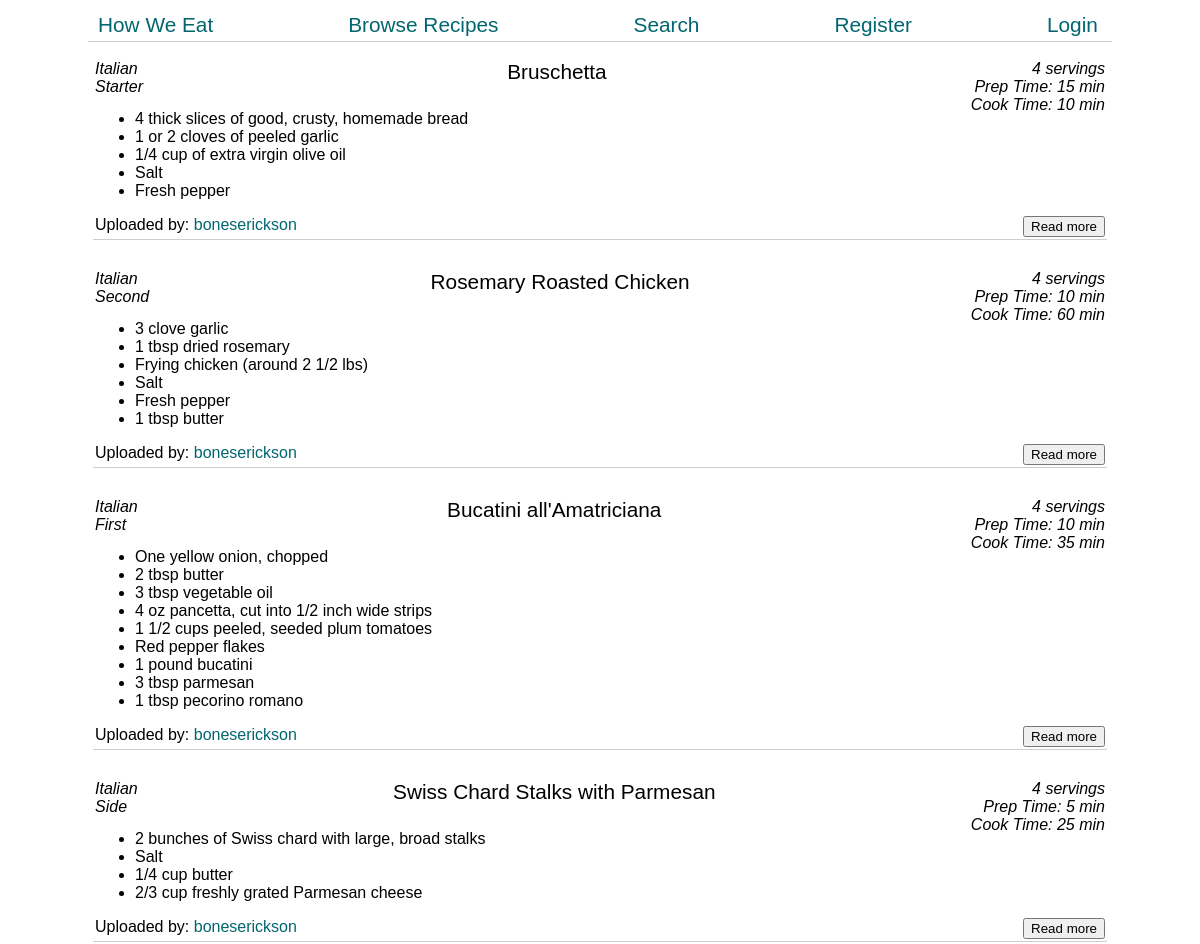
Before: / (upper part) with the older database file.
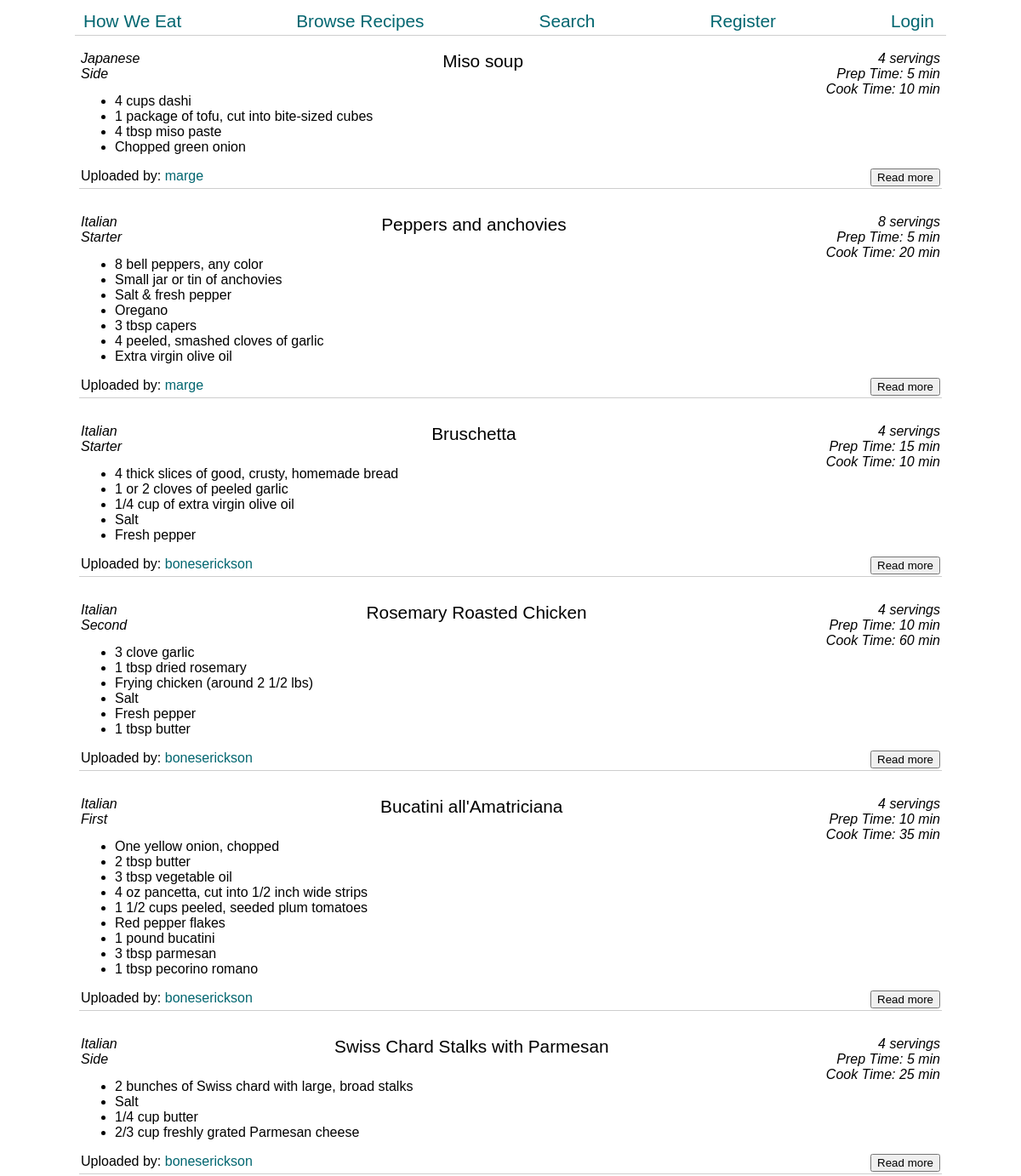
After: the same page with the newer database file.
### cooking/models.py (models this page shows, shortened)
class RecipeItem(models.Model):
    name = models.CharField(max_length=100)
    image = models.ImageField(blank=True, upload_to='images/')
    prep_time = models.IntegerField()
    cook_time = models.IntegerField()
    servings = models.IntegerField()
    ingredients = models.TextField()
    directions = models.TextField()
    course = models.CharField(max_length=30)
    cuisine = models.CharField(max_length=30)
    creator = models.ForeignKey(User, on_delete=models.CASCADE)

class User(AbstractUser):
    pass

### cooking/views.py (the view)
# urls.py: path('', views.index, name="index"),
def index(request):
    recipe_items = RecipeItem.objects.all().order_by('-id')[:10]
    for recipe_item in recipe_items:
        recipe_item.ingredients = markdown2.markdown(recipe_item.ingredients)
        recipe_item.directions = markdown2.markdown(recipe_item.directions)
    return render(request, "cooking/index.html", {
        "recipe_items": recipe_items
    })

### cooking/templates/cooking/index.html (shortened to what this page needs)
{% extends "cooking/layout.html" %}
{% load static %}
{% block body %}
<div class="index-body">
    <div class="recipe-container">
    {% for recipe_item in recipe_items %}
        <div class="recipe-box hide" id="recipe-box">
            <div class="recipe-summary">
                <div class="recipe-cuisine">{{ recipe_item.cuisine }}</div>
                <div class="recipe-course">{{ recipe_item.course }}</div>
            </div>
            <div class="recipe-data">
                <div class="recipe-servings">{{ recipe_item.servings }} servings</div>
                <div class="recipe-prep">Prep Time: {{ recipe_item.prep_time }} min</div>
                <div class="recipe-cook">Cook Time: {{ recipe_item.cook_time }} min</div>
            </div>
            <div class="recipe-details">
                <div class="recipe-name">{{ recipe_item.name }}</div>
                <div class="recipe-ingredients">{{ recipe_item.ingredients|safe }}</div>
                <div class="recipe-creator">Uploaded by: <a href="{% url 'profile' recipe_item.creator %}">{{ recipe_item.creator }}</a>
                </div>
                <button class="read-more">Read more</button>
            </div>
        </div>
    {% endfor %}
    </div>
</div>
{% endblock %}

### cooking/templates/cooking/layout.html (shortened to what this page needs)
{% load static %}
<!DOCTYPE html>
<html lang="en">
    <head>
        <link href="{% static 'cooking/styles.css' %}" rel="stylesheet">
    </head>
    <body>
        <header class="nav-container">
            <nav class="nav-bar">
                <ul class="nav-links">
                    <a class="site-header" href="{% url 'index' %}">How We Eat</a>
                    <li class="nav-item"><a href="{% url 'browse' %}">Browse Recipes</a></li>
                    <li class="nav-item"><a href="{% url 'search' %}">Search</a></li>
                    {% if user.is_authenticated %}
                    <li class="nav-item"><a href="{% url 'logout' %}">Logout</a></li>
                    <li class="nav-item"><a href="{% url 'profile' request.user %}">{{ request.user }}</a></li>
                    {% else %}
                    <li class="nav-item"><a href="{% url 'register' %}">Register</a></li>
                    <li class="nav-item"><a href="{% url 'login' %}">Login</a></li>
                    {% endif %}
                </ul>
            </nav>
    </header>
        <div class="body">
            {% block body %}
            {% endblock %}
        </div>
    </body>
</html>

### cooking/static/cooking/styles.css (style rules this page uses)
body { font-family: Arial, Helvetica, sans-serif; margin: 0; padding: 0; min-width: 400px; }
a { text-decoration: none; }
a:link, a:visited { color: #026670; }
button { font-family: inherit; }
.nav-container { display: flex; justify-content: center; align-items: center; height: 50px; }
.nav-bar { width: 1024px; border-bottom: 1px solid rgb(206, 206, 206) }
.nav-links { margin: 0 10px; padding: 0.2em 0.2em 0.2em 0; display: flex; justify-content: space-between; flex-wrap: wrap; font-size: 1.3em;; list-style: none; }
.nav-item { display: flex; padding-left: .4em; }
.index-body { display: flex; justify-content: center; }
.recipe-container { display: flex; width: 1024px; justify-content: center; flex-direction: column; }
.recipe-box { margin: 5px 5px 20px 5px; padding: 5px 2px 2px 2px; border-bottom: 1px solid rgb(206, 206, 206); animation-name: hide; animation-duration: .4s; animation-fill-mode: backwards; animation-play-state: paused; }
.recipe-summary { float: left; font-style: italic; }
.recipe-data { float: right; text-align: right; font-style: italic; }
.recipe-name { text-align: center; font-size: 1.3em; }
.recipe-ingredients { padding-top: 10px; }
.recipe-creator { clear: both; display: inline; }
.read-more { clear: both; display: inline; float: right; }

Changed rows visible on the page:
added RecipeItem: cuisine "Japanese", course "Side", servings "4", prep_time "5", cook_time "10", name "Miso soup", ingredients "4 cups dashi 1 package of tofu, cut into bite-sized cubes 4 tbsp miso paste Chopped green onion", creator "marge"
added RecipeItem: cuisine "Italian", course "Starter", servings "8", prep_time "5", cook_time "20", name "Peppers and anchovies", ingredients "8 bell peppers, any color Small jar or tin of anchovies Salt & fresh pepper Oregano 3 tbsp capers 4 peeled, smashed cloves of garlic Extra virgin olive oil", creator "marge"
